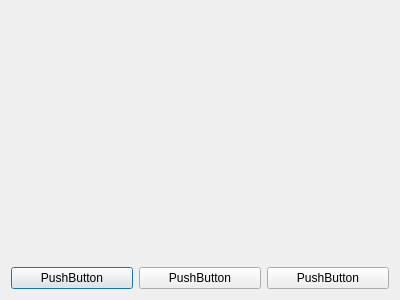
<?xml version="1.0" encoding="UTF-8"?>
<ui version="4.0">
 <class>MainDialog</class>
 <widget class="QDialog" name="MainDialog">
  <property name="geometry">
   <rect>
    <x>0</x>
    <y>0</y>
    <width>400</width>
    <height>300</height>
   </rect>
  </property>
  <property name="windowTitle">
   <string>Dialog</string>
  </property>
  <layout class="QGridLayout" name="gridLayout">
   <item row="0" column="0">
    <layout class="QVBoxLayout" name="verticalLayout">
     <item>
      <widget class="ObjWindow" name="widget" native="true"/>
     </item>
     <item>
      <layout class="QHBoxLayout" name="horizontalLayout">
       <item>
        <widget class="QPushButton" name="pushButton">
         <property name="text">
          <string>PushButton</string>
         </property>
        </widget>
       </item>
       <item>
        <widget class="QPushButton" name="pushButton_2">
         <property name="text">
          <string>PushButton</string>
         </property>
        </widget>
       </item>
       <item>
        <widget class="QPushButton" name="pushButton_3">
         <property name="text">
          <string>PushButton</string>
         </property>
        </widget>
       </item>
      </layout>
     </item>
    </layout>
   </item>
  </layout>
 </widget>
 <customwidgets>
  <customwidget>
   <class>ObjWindow</class>
   <extends>QWidget</extends>
   <header>objwindow.h</header>
   <container>1</container>
  </customwidget>
 </customwidgets>
 <resources/>
 <connections/>
</ui>
